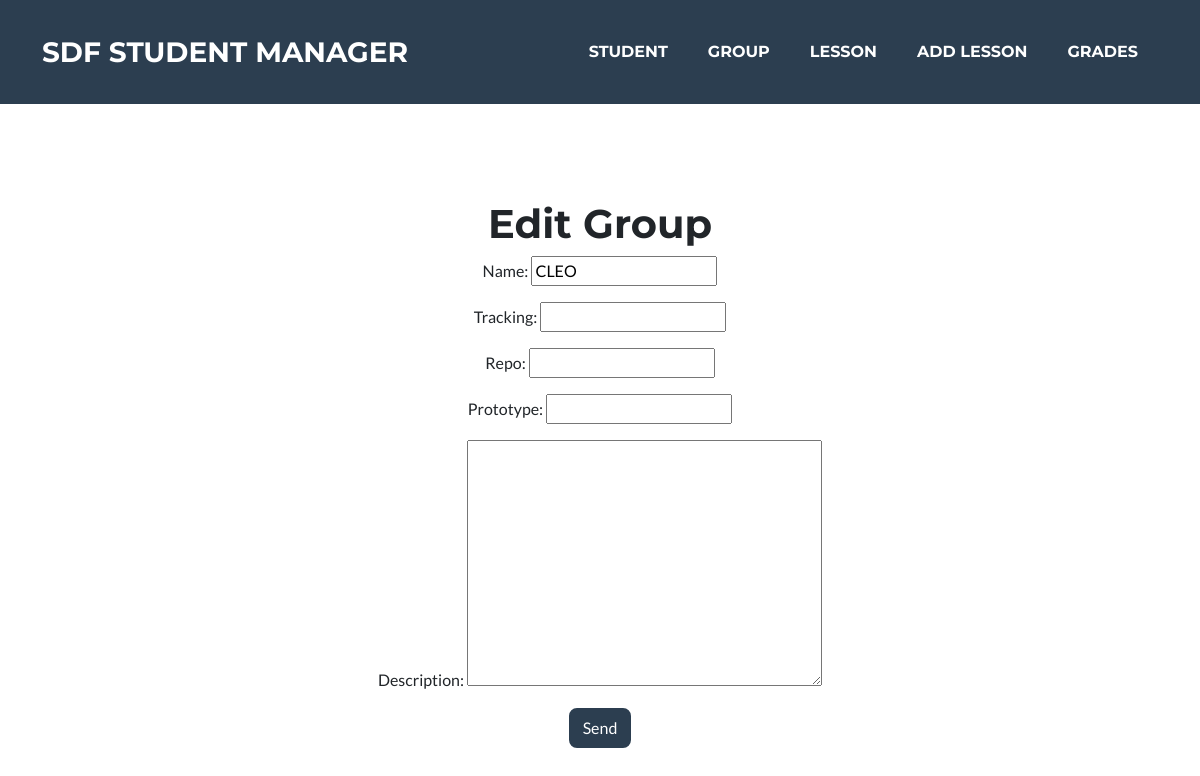
The page /group/edit/1 on the database as committed earlier.
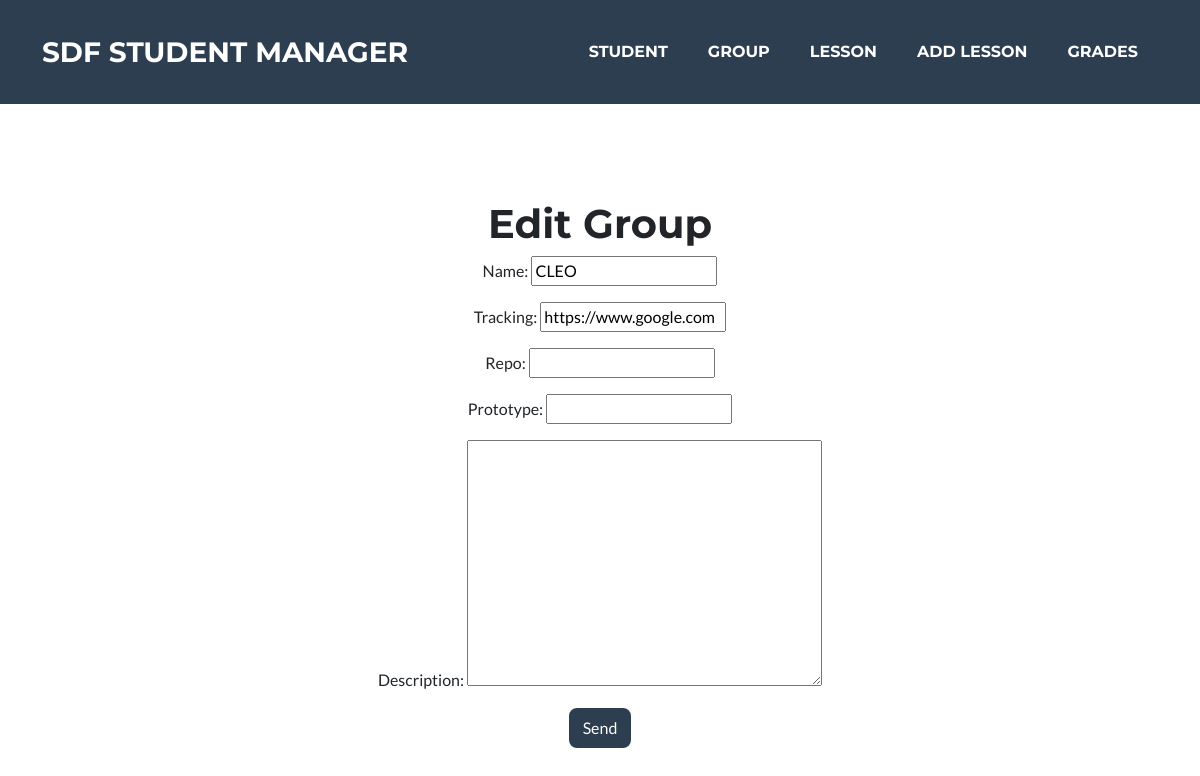
The same page on the database as committed later.
### presence_count/models.py (models this page shows, shortened)
class Group(models.Model):
    name = models.CharField(max_length=100)
    tracking = models.URLField(blank=True)
    repo = models.URLField(blank=True)
    prototype = models.URLField(blank=True)
    description = models.TextField(max_length=512, blank=True)

### presence_count/views.py (the view, shortened to what this page needs)
# urls.py: path('group/edit/<int:group_id>', views.edit_group, name='edit_group'),
def edit_group(request, group_id):
    group = Group.objects.get(pk=group_id)
    form = RegisterGroupForm(instance=group)
    context = {'form': form}
    return render(request, 'group/edit_group.html', context)

### presence_count/forms.py
class RegisterGroupForm(forms.ModelForm):
    class Meta:
        model = Group
        fields = '__all__'

### presence_count/templates/group/edit_group.html (shortened to what this page needs)
{% extends 'snippets/register.html' %}
{% block action %}
    <h1>Edit Group</h1>
    <form action="" method="POST">
{% endblock %}

### presence_count/templates/snippets/register.html (shortened to what this page needs)
{% extends 'base.html' %}
{% block body %}
<header class="masthead text-center">
	<div class="container d-flex align-items-center flex-column">
		{% block action %}
		{% endblock %}
            {{form.as_p}}
			<button class="btn btn-secondary" type="submit">Send</button>
		</form>
	</div>
</header>
{% endblock %}

Rows that differ between the two databases and show on the page:
changed Group "CLEO": tracking (not shown) → "https://www.google.com"
